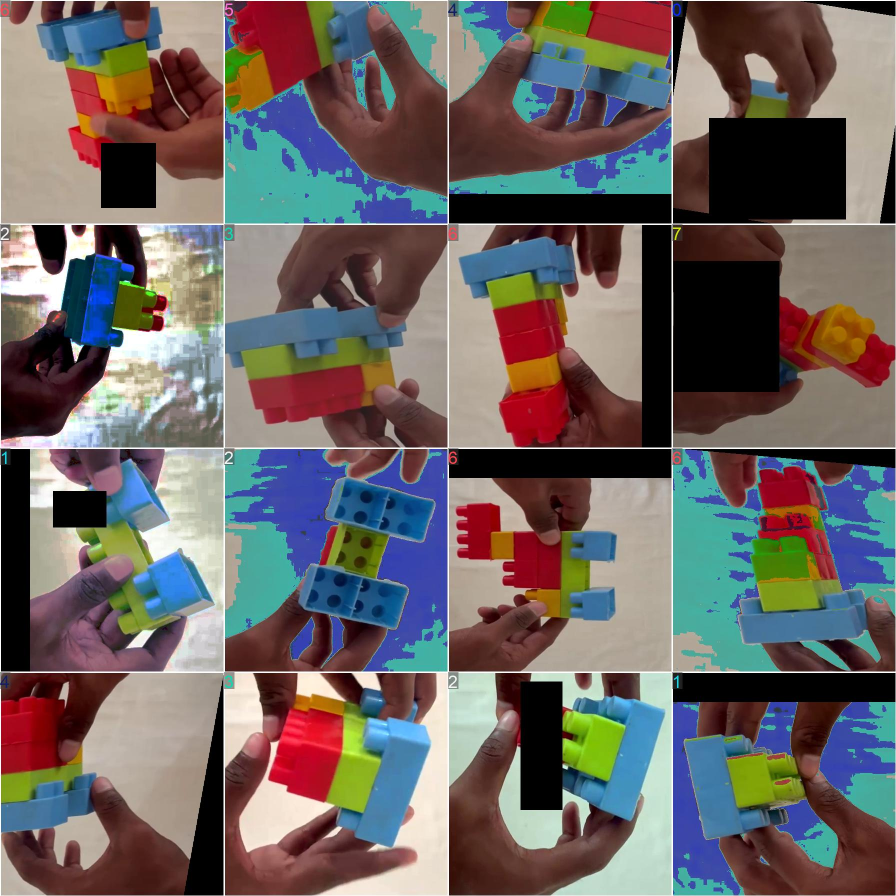
#> input picture runs_classify/block_states/train_batch5202.jpg, 1792 x 1792 px (shown at 1/2 size)
$ python -i block_cropper.py   (imports and definitions only)
#> lines starting #> are read from the running program, lines starting #| are printed output that depends on the picture; after the words box and inside, x2 and y2 are one past the last pixel; in counts of white or black regions, pixels touching at a corner belong together
#> further down, picture is the input picture: shape (1792, 1792, 3); mean B, G, R 98.8, 100.6, 107.9
"""
Block Cropper Module: Extracts focused, normalized assembly ROIs.
Anchors on the central block assembly (Green beam backbone) and crops a centered,
padded region to discard desk clutter, background shadows, and hand occlusion.
"""

import cv2
import numpy as np


def crop_assembly(img, pad_ratio=0.22, min_size=180, ignore_hud=True):
    """
    Locates the active block assembly and returns a tight, square cropped image and bounding box.

    Args:
        img: Input BGR image (numpy array)
        pad_ratio: Padding fraction added around the assembly bounding box (default: 0.22)
        min_size: Minimum crop width/height in pixels
        ignore_hud: If True, excludes top banner (y < 160) and bottom bar (y > h - 35)

    Returns:
        (crop_img, (x, y, w, h)) if assembly found, else (None, (0, 0, img_w, img_h))
    """
#> called with pad_ratio = 0.22, min_size = 180, ignore_hud = True
    if img is None or img.size == 0:
        return None, (0, 0, 0, 0)

    h, w = img.shape[:2]
    mask_roi = np.ones((h, w), dtype=bool)
    if ignore_hud and h > 200:
        mask_roi[:160, :] = False
        mask_roi[h - 35:, :] = False

    b, g, r = cv2.split(img)
    hsv = cv2.cvtColor(img, cv2.COLOR_BGR2HSV)
#> hsv: shape (1792, 1792, 3); mean H, S, V 54.8, 110.3, 131.6
    hue, sat, val = cv2.split(hsv)
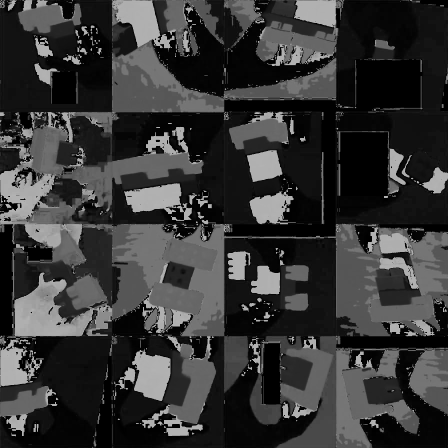
#> hue: shape (1792, 1792) (shown at 1/4 size); min 0, max 179, mean 54.8
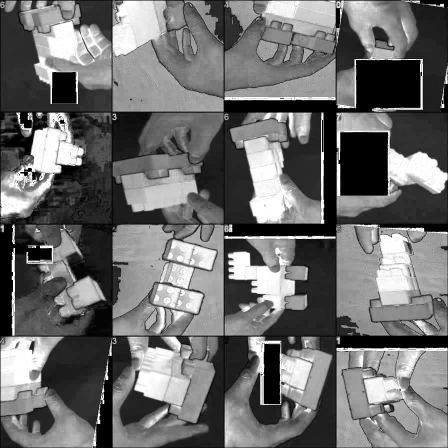
#> sat: shape (1792, 1792) (shown at 1/4 size); min 0, max 255, mean 110.3
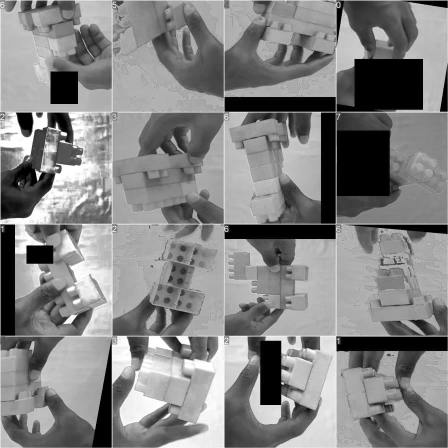
#> val: shape (1792, 1792) (shown at 1/4 size); min 0, max 255, mean 131.6

    # Plastic color masks (strict thresholds rejecting human skin tone)
    blue = (b > 70) & (b > 1.15 * r.astype(np.float32)) & (hue >= 90) & (hue <= 135) & (sat > 40) & mask_roi
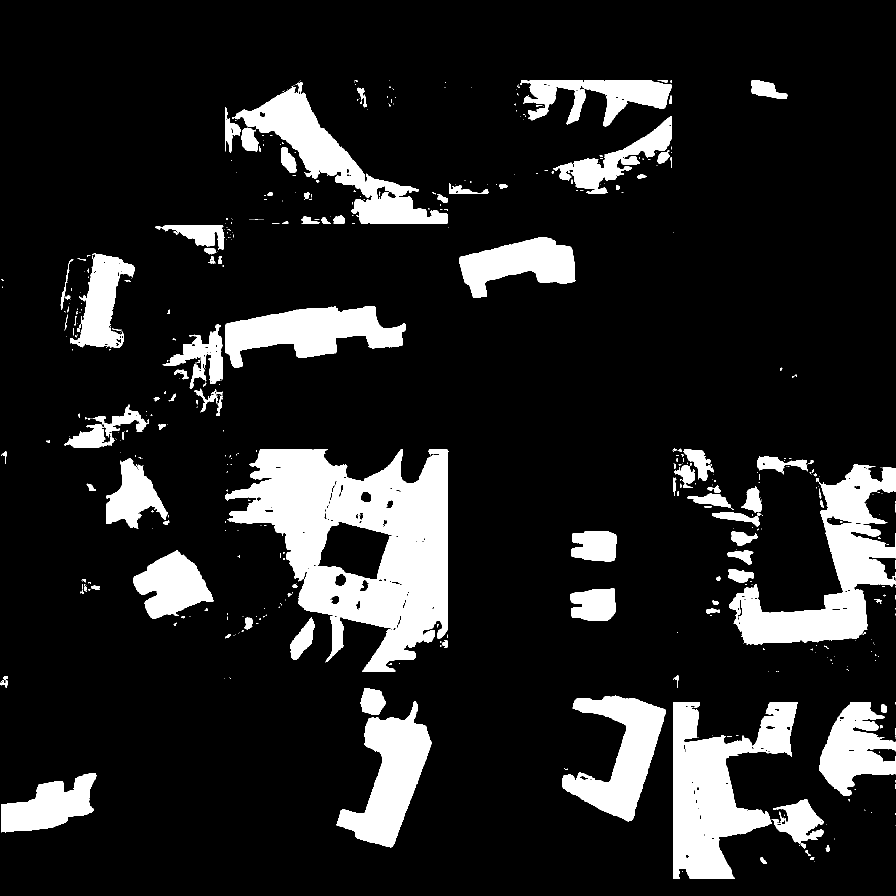
#> blue: shape (1792, 1792) bool (shown at 1/2 size); 14.2% white; 530 white regions (404 under 20 px), largest, box (x1, y1, x2, y2) and area: (450, 898, 895, 1344) 104788, (1346, 1404, 1596, 1757) 44798, (1458, 929, 1792, 1290) 43245
    green = (g > 60) & (g > 1.10 * r.astype(np.float32)) & (hue >= 35) & (hue <= 85) & (sat > 40) & mask_roi
#> green: shape (1792, 1792) bool; 4.9% white; 1095 white regions (732 under 20 px), largest, box (x1, y1, x2, y2) and area: (1355, 1048, 1632, 1169) 14667, (1125, 1418, 1252, 1564) 13155, (658, 1405, 764, 1626) 12914
    red = (r > 100) & (r > 1.30 * g.astype(np.float32)) & ((hue <= 14) | (hue >= 166)) & (sat > 80) & mask_roi
#> red: shape (1792, 1792) bool; 9.2% white; 937 white regions (731 under 20 px), largest, box (x1, y1, x2, y2) and area: (451, 1360, 707, 1757) 41348, (135, 160, 447, 359) 26885, (496, 730, 789, 849) 20928
    yellow = (r > 90) & (g > 75) & (r > 1.30 * b.astype(np.float32)) & (hue >= 15) & (hue <= 35) & (sat > 70) & mask_roi
#> yellow: shape (1792, 1792) bool; 2.4% white; 395 white regions (327 under 20 px), largest, box (x1, y1, x2, y2) and area: (1636, 603, 1753, 726) 7717, (490, 698, 793, 782) 6314, (350, 544, 442, 648) 5431

    combined = (blue | green | red | yellow).astype(np.uint8) * 255
#> combined: shape (1792, 1792); 30.3% white; 1916 white regions (1486 under 20 px), largest, box (x1, y1, x2, y2) and area: (450, 898, 896, 1344) 121358, (1355, 912, 1792, 1344) 105069, (451, 1346, 863, 1757) 85806
    kernel = cv2.getStructuringElement(cv2.MORPH_RECT, (7, 7))
    cleaned = cv2.morphologyEx(combined, cv2.MORPH_CLOSE, kernel)
#> cleaned: shape (1792, 1792); 32.9% white; 386 white regions (264 under 20 px), largest, box (x1, y1, x2, y2) and area: (449, 862, 1233, 1757) 287089, (135, 160, 896, 849) 180562, (1344, 897, 1792, 1344) 139023
    cleaned = cv2.morphologyEx(cleaned, cv2.MORPH_OPEN, kernel)
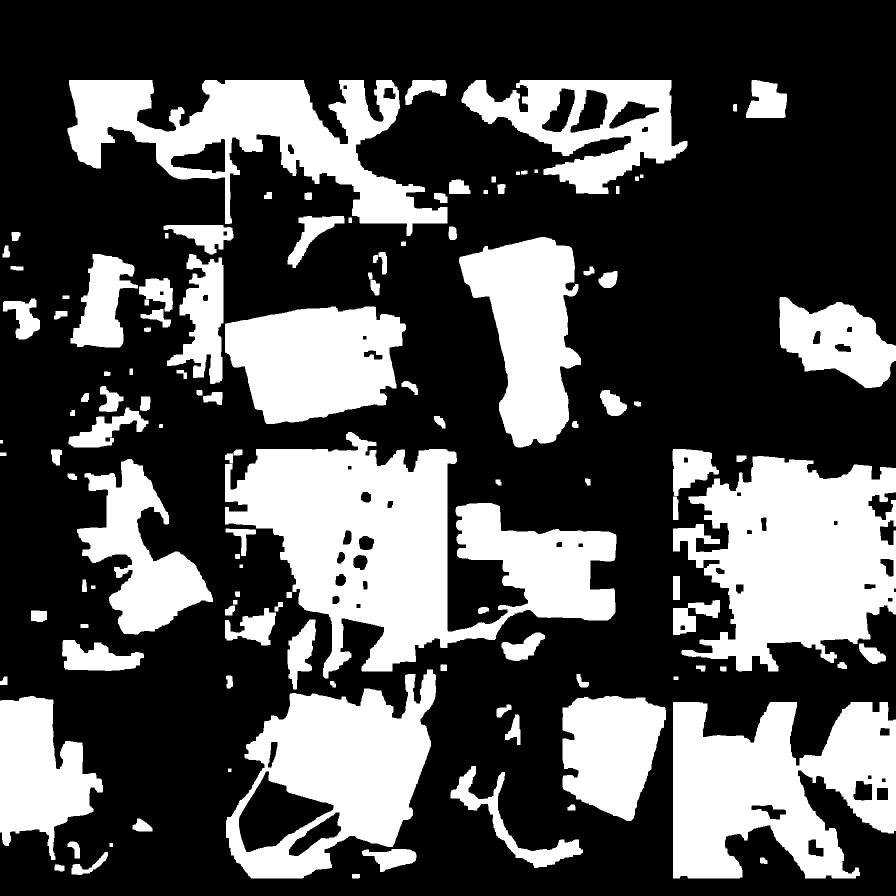
#> cleaned: shape (1792, 1792) (shown at 1/2 size); 32.2% white; 121 white regions

    cnts, _ = cv2.findContours(cleaned, cv2.RETR_EXTERNAL, cv2.CHAIN_APPROX_SIMPLE)
#> cnts = 121 contours; largest, box (x1, y1, x2, y2) and area: (450, 864, 1233, 1357) 180669, (1346, 912, 1792, 1343) 124874, (1346, 1404, 1792, 1757) 110020, (452, 1339, 872, 1757) 109132, (135, 160, 895, 472) 97178
    valid_cnts = [c for c in cnts if cv2.contourArea(c) > 350]
#> valid_cnts = 52 contours; largest, box (x1, y1, x2, y2) and area: (450, 864, 1233, 1357) 180669, (1346, 912, 1792, 1343) 124874, (1346, 1404, 1792, 1757) 110020, (452, 1339, 872, 1757) 109132, (135, 160, 895, 472) 97178
    if not valid_cnts:
        return None, (0, 0, w, h)

    # Find the main assembly cluster
    # Anchor on the green beam if present (the spine of Steps 1-8)
    green_mask = green.astype(np.uint8) * 255
#> green_mask: shape (1792, 1792); 4.9% white; 1095 white regions (732 under 20 px)
    g_cnts, _ = cv2.findContours(green_mask, cv2.RETR_EXTERNAL, cv2.CHAIN_APPROX_SIMPLE)
#> g_cnts = 1093 contours, 865 with area under 20; largest, box (x1, y1, x2, y2) and area: (1355, 1048, 1632, 1169) 16796, (1125, 1418, 1252, 1564) 12912, (658, 1405, 764, 1626) 12639, (1451, 1504, 1602, 1617) 10968, (480, 672, 775, 756) 10735
    g_valid = [c for c in g_cnts if cv2.contourArea(c) > 500]
#> g_valid = 24 contours; largest, box (x1, y1, x2, y2) and area: (1355, 1048, 1632, 1169) 16796, (1125, 1418, 1252, 1564) 12912, (658, 1405, 764, 1626) 12639, (1451, 1504, 1602, 1617) 10968, (480, 672, 775, 756) 10735

    if g_valid:
        g_valid.sort(key=cv2.contourArea, reverse=True)
        gx, gy, gw, gh = cv2.boundingRect(g_valid[0])
#> gx = 1355; gy = 1048; gw = 277; gh = 121
        gcx, gcy = gx + gw // 2, gy + gh // 2
#> gcx = 1493; gcy = 1108
        # Gather all block contours physically near the green beam
        assembly_cnts = []
        for c in valid_cnts:
            bx, by, bw, bh = cv2.boundingRect(c)
            bcx, bcy = bx + bw // 2, by + bh // 2
            if np.hypot(gcx - bcx, gcy - bcy) < max(w, h) * 0.32:
                assembly_cnts.append(c)
#> this loop made 52 passes
#> (bx, by, bw, bh, bcx, bcy) on passes 1 to 8: (143, 1704, 73, 46, 179, 1727), (724, 1698, 109, 46, 778, 1721), (135, 1683, 25, 34, 147, 1700), (265, 1637, 40, 26, 285, 1650), (901, 1532, 265, 204, 1033, 1634), (1010, 1429, 31, 61, 1025, 1459), (993, 1409, 30, 26, 1008, 1422), (1346, 1404, 446, 353, 1569, 1580)
#> after the loop, assembly_cnts = 11 contours; largest, box (x1, y1, x2, y2) and area: (1346, 912, 1792, 1343) 124874, (1346, 1404, 1792, 1757) 110020, (1125, 1392, 1332, 1642) 37914, (1559, 594, 1792, 776) 26352, (1345, 898, 1438, 992) 5272
    else:
        valid_cnts.sort(key=cv2.contourArea, reverse=True)
        assembly_cnts = [valid_cnts[0]]

    if not assembly_cnts:
        return None, (0, 0, w, h)

    all_pts = np.vstack([c.reshape(-1, 2) for c in assembly_cnts])
#> all_pts = 2243 pairs, first value 1003 to 1791, second value 594 to 1756
    min_x, min_y = np.min(all_pts, axis=0)
#> min_x = 1003; min_y = 594
    max_x, max_y = np.max(all_pts, axis=0)
#> max_x = 1791; max_y = 1756
    bw, bh = max_x - min_x, max_y - min_y
#> bw = 788; bh = 1162

    cx = (min_x + max_x) // 2
#> cx = 1397
    cy = (min_y + max_y) // 2
#> cy = 1175
    side = int(max(bw, bh) * (1.0 + pad_ratio * 2))
#> side = 1673
    side = max(side, min_size)

    # Compute square ROI centered on assembly
    x1 = int(max(0, cx - side // 2))
#> x1 = 561
    y1 = int(max(0, cy - side // 2))
#> y1 = 339
    x2 = int(min(w, x1 + side))
#> x2 = 1792
    y2 = int(min(h, y1 + side))
#> y2 = 1792

    # Re-adjust to maintain square shape if near frame boundaries
    side_actual = max(x2 - x1, y2 - y1)
#> side_actual = 1453
    x1 = int(max(0, cx - side_actual // 2))
#> x1 = 671
    y1 = int(max(0, cy - side_actual // 2))
#> y1 = 449
    x2 = int(min(w, x1 + side_actual))
    y2 = int(min(h, y1 + side_actual))

    crop = img[y1:y2, x1:x2]
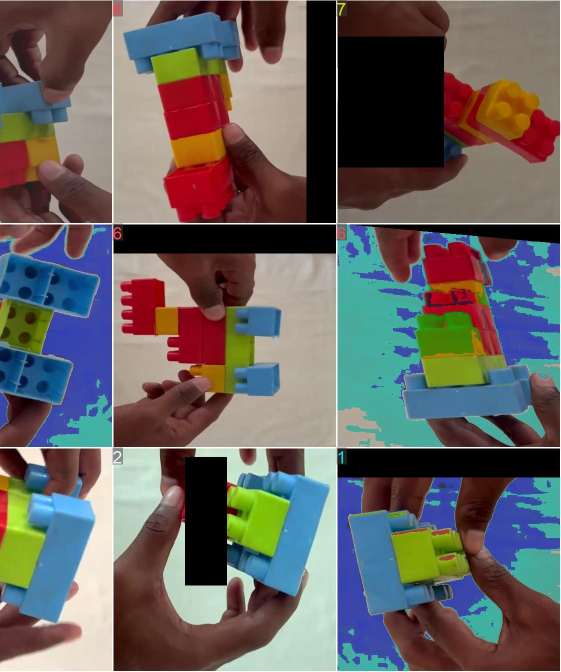
#> crop: shape (1343, 1121, 3) (shown at 1/2 size); mean B, G, R 96, 98, 102.1
    return crop, (x1, y1, x2 - x1, y2 - y1)


# [6 lines left out: function is_workspace_empty, not called in this run]

>>> import cv2
>>> picture = cv2.imread('runs_classify/block_states/train_batch5202.jpg')
>>> result = crop_assembly(picture)

$ run again, on runs_classify/block_states/val_batch2_pred.jpg
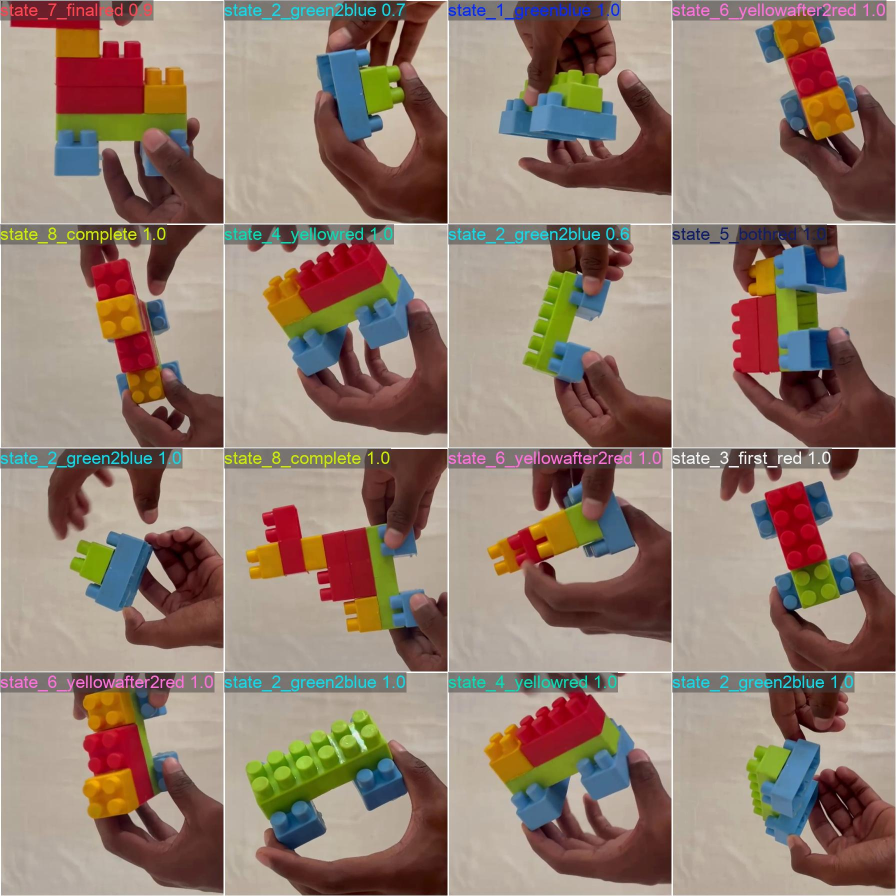
#> input picture runs_classify/block_states/val_batch2_pred.jpg, 1792 x 1792 px (shown at 1/2 size)
#> picture is the input picture: shape (1792, 1792, 3); mean B, G, R 115, 128, 148.2
#> hsv: shape (1792, 1792, 3); mean H, S, V 33.1, 87.6, 154.5
#> in crop_assembly, `blue = (b > 70) & (b > 1.15 * r.astype(np.float32)) & (hue >= 90) & (h..`:
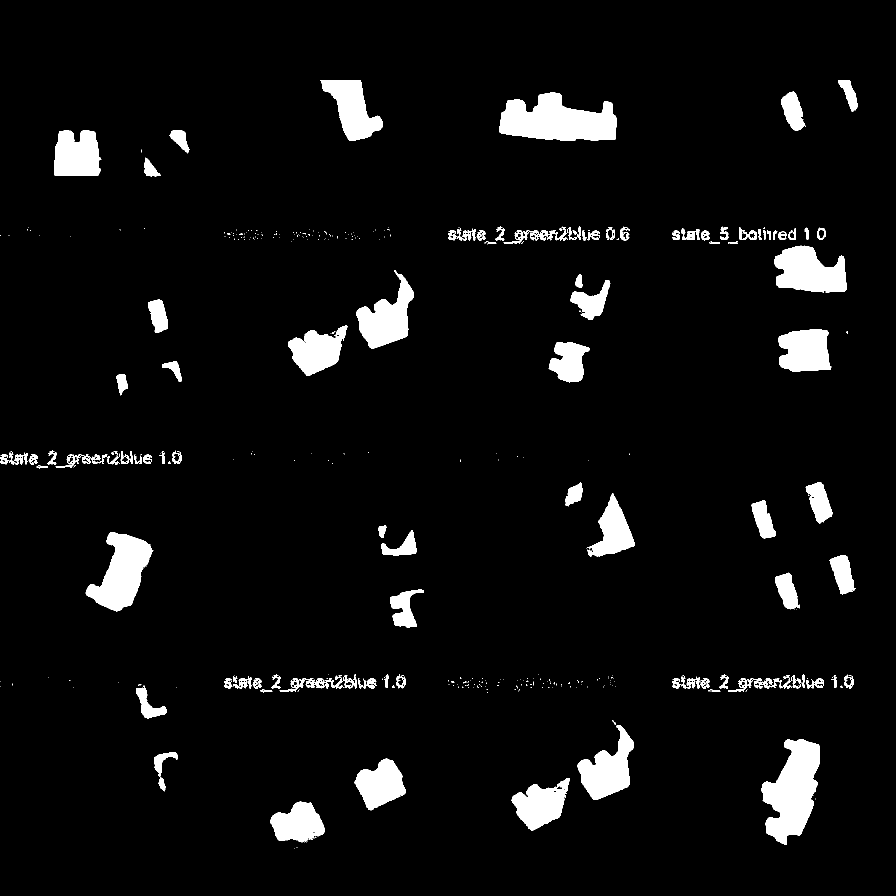
#> blue: shape (1792, 1792) bool (shown at 1/2 size); 5.4% white; 386 white regions (267 under 20 px), largest, box (x1, y1, x2, y2) and area: (998, 185, 1233, 282) 15735, (1523, 1478, 1640, 1690) 14877, (171, 1064, 307, 1223) 11263
#> green: shape (1792, 1792) bool; 3.7% white; 829 white regions (773 under 20 px), largest, box (x1, y1, x2, y2) and area: (492, 1420, 785, 1641) 29644, (1049, 544, 1163, 752) 11670, (112, 230, 372, 285) 8853
#> red: shape (1792, 1792) bool; 9.3% white; 1447 white regions (1293 under 20 px), largest, box (x1, y1, x2, y2) and area: (1462, 588, 1748, 871) 21957, (1021, 1375, 1212, 1535) 17210, (581, 477, 775, 625) 17199
#> yellow: shape (1792, 1792) bool; 3.4% white; 233 white regions (143 under 20 px), largest, box (x1, y1, x2, y2) and area: (966, 1431, 1222, 1588) 11041, (111, 160, 376, 286) 10981, (524, 527, 781, 673) 10336
#> combined: shape (1792, 1792); 21.4% white; 1899 white regions (1631 under 20 px), largest, box (x1, y1, x2, y2) and area: (1462, 491, 1748, 871) 50436, (524, 477, 828, 752) 49278, (966, 1375, 1268, 1662) 48989
#> cnts = 124 contours; largest, box (x1, y1, x2, y2) and area: (491, 1419, 895, 1743) 83444, (524, 454, 848, 822) 74695, (967, 1347, 1293, 1728) 73176, (1462, 491, 1747, 877) 52598, (491, 1010, 868, 1267) 47787
#> valid_cnts = 69 contours; largest, box (x1, y1, x2, y2) and area: (491, 1419, 895, 1743) 83444, (524, 454, 848, 822) 74695, (967, 1347, 1293, 1728) 73176, (1462, 491, 1747, 877) 52598, (491, 1010, 868, 1267) 47787
#> green_mask: shape (1792, 1792); 3.7% white; 829 white regions (773 under 20 px)
#> g_cnts = 825 contours, 774 with area under 20; largest, box (x1, y1, x2, y2) and area: (492, 1420, 785, 1641) 29356, (1049, 544, 1163, 752) 11370, (112, 230, 372, 285) 8496, (572, 534, 802, 680) 8376, (1015, 1437, 1241, 1591) 8148
#> g_valid = 15 contours; largest, box (x1, y1, x2, y2) and area: (492, 1420, 785, 1641) 29356, (1049, 544, 1163, 752) 11370, (112, 230, 372, 285) 8496, (572, 534, 802, 680) 8376, (1015, 1437, 1241, 1591) 8148
#> gx = 492; gy = 1420; gw = 293; gh = 221
#> gcx = 638; gcy = 1530
#> the loop in crop_assembly, `for c in valid_cnts:` made 69 passes
#> (bx, by, bw, bh, bcx, bcy) on passes 1 to 8: (247, 1655, 124, 52, 309, 1681), (391, 1581, 53, 51, 417, 1606), (1301, 1575, 42, 90, 1322, 1620), (1492, 1478, 300, 260, 1642, 1608), (1627, 1431, 63, 33, 1658, 1447), (491, 1419, 404, 324, 693, 1581), (1676, 1388, 20, 42, 1686, 1409), (147, 1362, 212, 280, 253, 1502)
#> after the loop in crop_assembly, `for c in valid_cnts:`: assembly_cnts = 13 contours; largest, box (x1, y1, x2, y2) and area: (491, 1419, 895, 1743) 83444, (967, 1347, 1293, 1728) 73176, (491, 1010, 868, 1267) 47787, (147, 1362, 359, 1642) 36028, (139, 1055, 447, 1268) 28858
#> all_pts = 3083 pairs, first value 139 to 1292, second value 1010 to 1742
#> min_x = 139; min_y = 1010
#> max_x = 1292; max_y = 1742
#> in crop_assembly, `bw, bh = max_x - min_x, max_y - min_y`: bw = 1153; bh = 732
#> cx = 715
#> cy = 1376
#> side = 1660
#> x1 = 0
#> y1 = 546
#> x2 = 1660
#> y2 = 1792
#> side_actual = 1660
#> in crop_assembly, `crop = img[y1:y2, x1:x2]`:
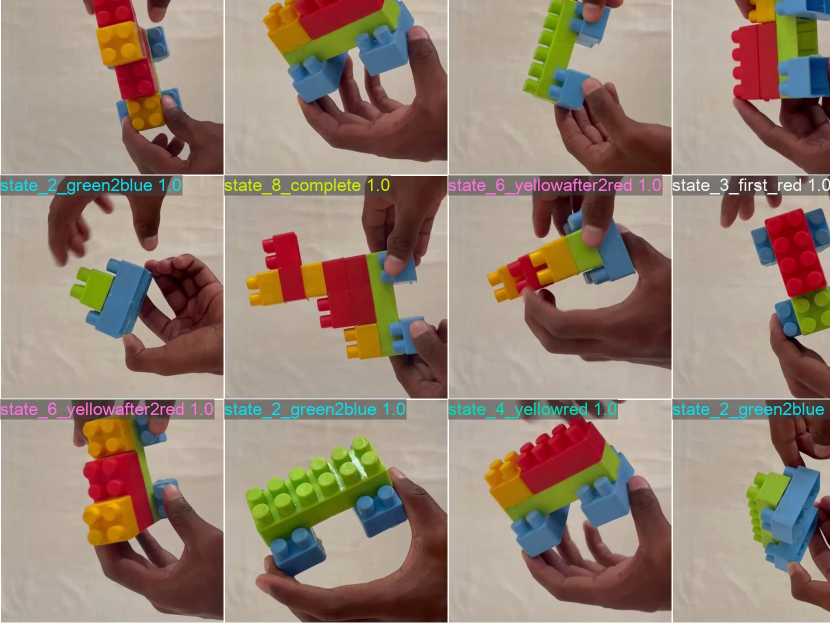
#> crop: shape (1246, 1660, 3) (shown at 1/2 size); mean B, G, R 115.8, 129.9, 149.6
